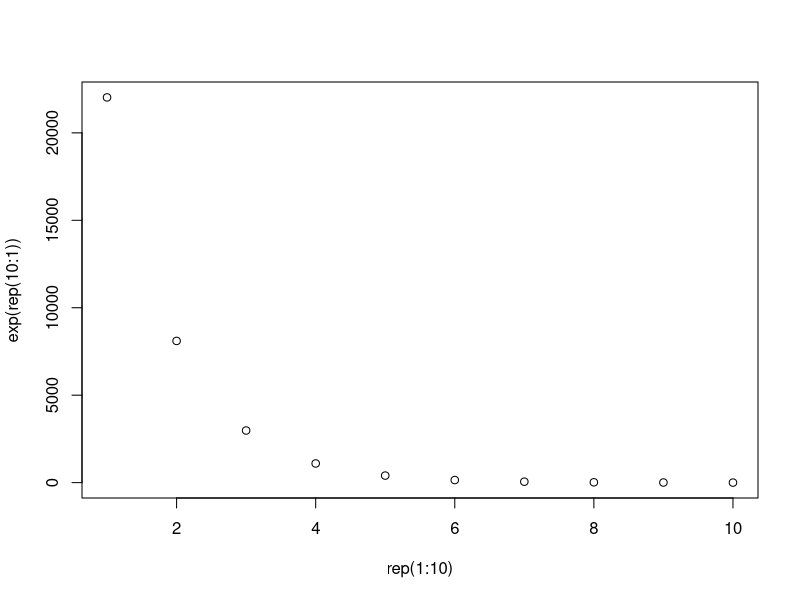
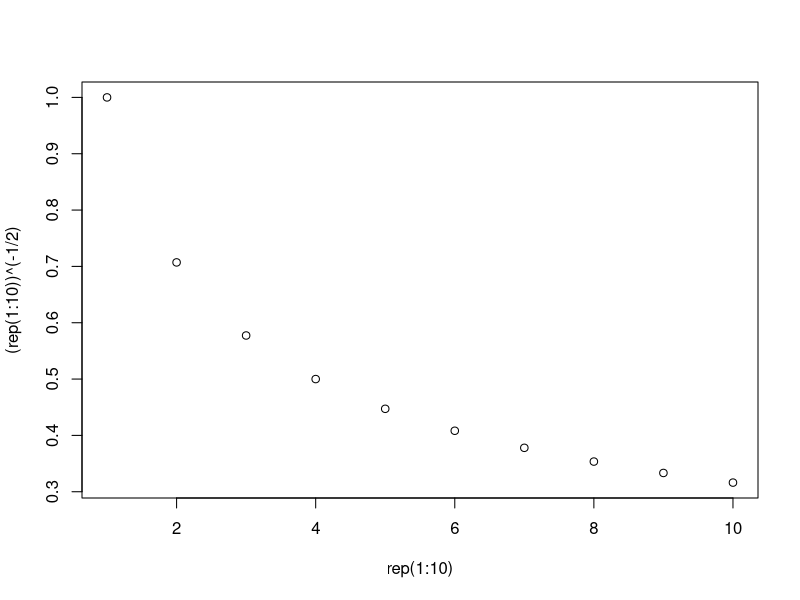
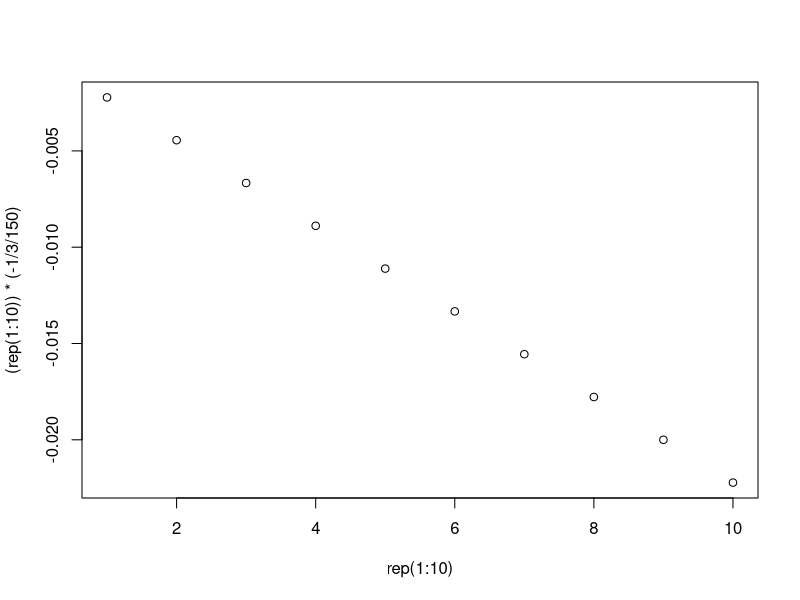

These charts were generated, in order, by the following R code: (Note: this script raises an error after producing the figures.)
# Functions


# pest pressure ---------------------------------------------------------------
aphid_pest_pressure <- function(temp, # let's make this mean temperature
Tmin = 5, 
Tmax = 35, 
a = 0.0002) {
  # Brière-based growth rate
  aphid_growth_rate <- ifelse(
    temp > Tmin & temp < Tmax,
    a * temp * (temp - Tmin) * sqrt(Tmax - temp),
    0
  )
  # Normalize to 0–1 scale for pest pressure
  pressure <- 1 - (aphid_growth_rate / max(aphid_growth_rate, na.rm = TRUE))
                  return(pressure)
}

# growth function -------------------------------------------------------------
grow <- function(population) {
  population[, size := size + growth_rate * 0.1]
  return(population)
}


# Updated grow function based on trait and pest pressure
grow <- function(population, pest_pressure) {
  population[, growth_rate := fifelse(trait >= 0.5 & pest_pressure >= 0.5, 0.05, # TODO what these values should be?
                               fifelse(trait < 0.5 & pest_pressure < 0.5, 0.05,
                               0.1))]
  population[, size := size + growth_rate]
  return(population)
}

# mortality function ---------------------------------------------------------

plot(rep(1:10),exp(rep(10:1)))
plot(rep(1:10),(rep(1:10))^(-1/2))
plot(rep(1:10),(rep(1:10))*(-1/3/150))

domesticate_mortaility_rate <- function(number_of_days, starting_number){
  return(starting_number + (rep(1:number_of_days))*(-(3)/number_of_days))
}
plot(rep(1:150),dom_rate(150,10),ylim = c(0,10))

mortality_base <- function(is_domesticated = FALSE)

suffer_mortality <- function(population, pest_pressure) {
  mortality_prob <- pest_pressure * (1 - population$resistance) * 0.1
  survivors <- population[runif(.N) >= mortality_prob]
  return(survivors)
}

# additive mortality
mortality = intrinsitic_rate +(pest_pressure * suscepibility)

# multiplicative mortality 
survival_rate = (1 - intrinsic_rate) * (1 - pest_pressure * susceptibility)
total_mortality = 1 - survival_rate


# Updated mortality function based on trait and pest pressure
suffer_mortality <- function(population, pest_pressure) {
  population[, mortality_prob := fifelse(trait >= 0.5 & pest_pressure >= 0.5, 0.01,
                                         fifelse(trait < 0.5 & pest_pressure >= 0.5, 0.2,
                                                 fifelse(trait >= 0.5 & pest_pressure < 0.5, 0.01,
                                                         0.15)))]
  survivors <- population[runif(.N) >= mortality_prob]
  return(survivors)
}

mortality_function <- function(max_temp, precip, pest_pressure, secondary_metabolite, is_domesticated = FALSE) {
  climate_stress <- (max_temp/10 > 30) + (precip < 300)
  herbivory <- pest_pressure * (if (is_domesticated) 1.2 else 0.8) * (1 - secondary_metabolite)
  mortality_base + 0.1 * climate_stress + herbivory
}




# Reproduction function -------------------------------------------------------
reproduce <- function(population) {
  # Calculate number of offspring for each individual plant
  reproduction_prob <- population$reproduction_rate * 0.05
  num_offspring <- floor(reproduction_prob) # Ensure integer
  
  # Create new plants based on reproduction probability
  new_plants <- population[rep(1:.N, num_offspring)]
  
  if (nrow(new_plants) > 0) {
    new_plants[, size := 1]
    new_plants[, growth_rate := 1 - trait]
    new_plants[, reproduction_rate := 1 - trait]
    new_plants[, resistance := trait]
    population <- rbind(population, new_plants)
  }
  
  return(population)
}





# distrubution of trait across time